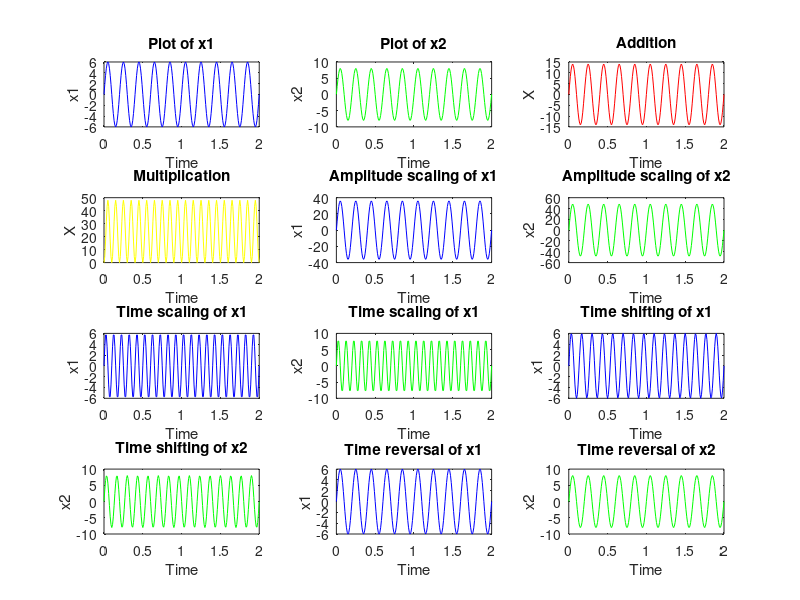

The MATLAB script that drew this image:
t=0:0.01:2;
x1=6*sin(2*pi*5*t);
x2=8*sin(2*pi*5*t);

subplot(4,3,1);
plot(t,x1,'b');
title("Plot of x1");
xlabel("Time");
ylabel("x1");

subplot(4,3,2);
plot(t,x2,'g');
title("Plot of x2");
xlabel("Time");
ylabel("x2");
x3=x1+x2;

subplot(4,3,3);
plot(t,x3,'r');
title("Addition");
xlabel("Time");
ylabel("X");
x4=x1.*x2;

subplot(4,3,4);
plot(t,x4,'y');
title("Multiplication");
xlabel("Time");
ylabel("X");
x5=6*x1;

subplot(4,3,5);
plot(t,x5,'b');
title("Amplitude scaling of x1");
xlabel("Time");
ylabel("x1");
x5=6*x2;

subplot(4,3,6);
plot(t,x5,'g');
title("Amplitude scaling of x2");
xlabel("Time");
ylabel("x2");
t1=2*t;
x5=6*sin(2*pi*5*t1);

subplot(4,3,7);
plot(t,x5,'b');
title("Time scaling of x1");
xlabel("Time");
ylabel("x1");
x5=8*sin(2*pi*5*t1);

subplot(4,3,8);
plot(t,x5,'g');
title("Time scaling of x1");
xlabel("Time");
ylabel("x2");
t1 = t*1.5;
x5=6*sin(2*pi*5*t1);

subplot(4,3,9);
plot(t,x5,'b');
title("Time shifting of x1");
xlabel("Time");
ylabel("x1");
x5=8*sin(2*pi*5*t1);

subplot(4,3,10);
plot(t,x5,'g');
title("Time shifting of x2");
xlabel("Time");
ylabel("x2");
t1 = t;
x5=6*sin(2*pi*5*t1);

subplot(4,3,11);
plot(t,x5,'b');
title("Time reversal of x1");
xlabel("Time");
ylabel("x1");

x5=8*sin(2*pi*5*t1);
subplot(4,3,12);
plot(t,x5,'g');
title("Time reversal of x2");
xlabel("Time");
ylabel("x2");